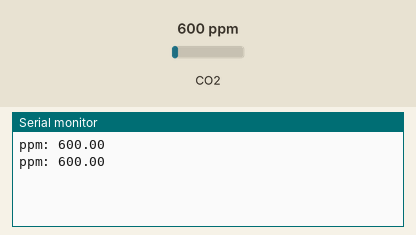
A sketch run on a simulated Arduino Nano, built with avr-gcc and run on an emulated ATmega328P. On the bench: the last lines printed to the serial monitor. The inputs (shaded band) are chosen by the test bench; at power-on: CO2 600 ppm.

Above: at 10.8 s.
10.9 s: CO2 set to 452 ppm
At 16.3 s:
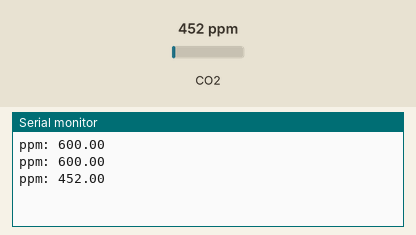
18.4 s: CO2 set to 1050 ppm
At 21.4 s:
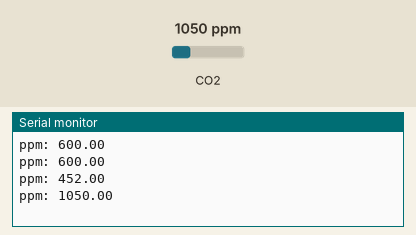
Timing chart, 0 to 22.9 s (numbered marks = the images above; inputs shaded):
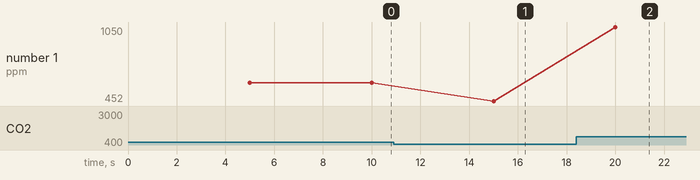

Measured:
- after the input at 10.9 s, the serial monitor: prints a new line after 4.1 s (image 1)
- after the input at 18.4 s, the serial monitor: prints a new line after 1.6 s (image 2)
- plotted number 1: 600 → 452 after the input at 10.9 s, 452 → 1050 after the input at 18.4 s

The sketch:

test.ino
```cpp
#include "MQ135.h"
// The load resistance on the board
#define RLOAD 22.0
// Calibration resistance at atmospheric CO2 level
#define RZERO 879.13
MQ135 gasSensor = MQ135(A6);
int val;
int sensorPin = A6;
int sensorValue = 0;
void setup() {
  Serial.begin(9600);
  pinMode(sensorPin, INPUT);
}

void loop() {
  delay(5000);
  float ppm = gasSensor.getPPM();
  Serial.print ("ppm: ");
  Serial.println (ppm);
}
```
